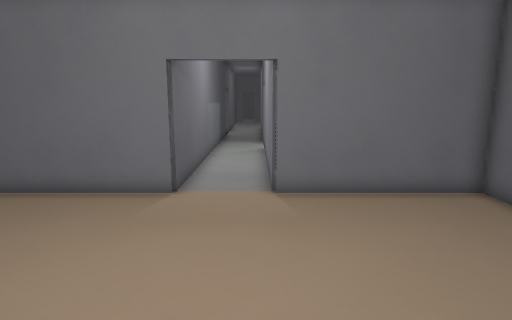
[1] (above)

13 first-person views from a walk through a level from a Godot 3-D game. The camera is 1.4 m above the floor, tilts 10° down and sees 75° across. The floor is counted in squares, 0.5 m on a side. Each view is taken from the middle of a square. On the plan, view 1 faces up. The plan holds only what a view shows up to about 20 squares ahead; the rest is blank. The place goes on beyond the plan. Door leaves are left out where a doorway can be walked through.

[2]
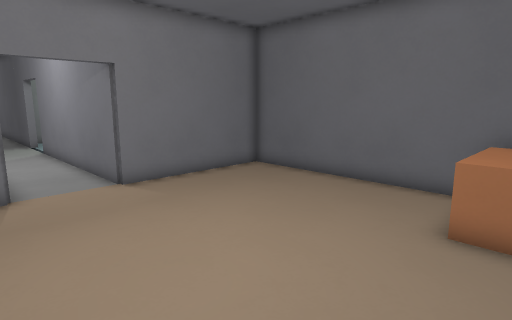

[3]
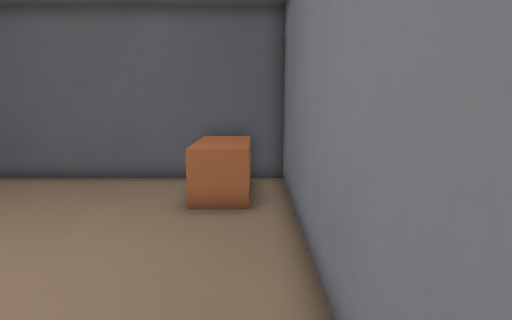

[4]
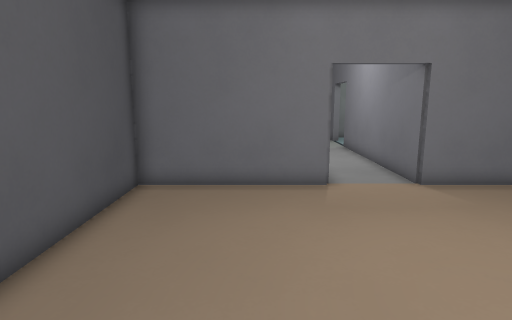

[5]
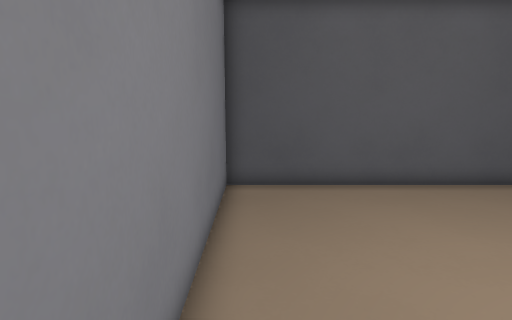

[6]
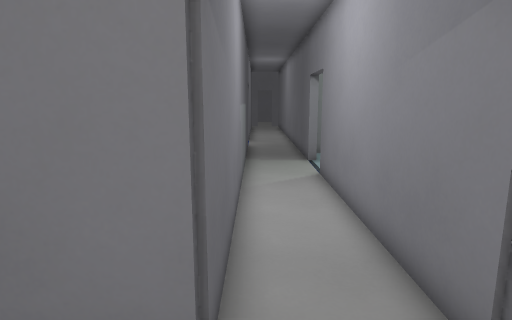

[7]
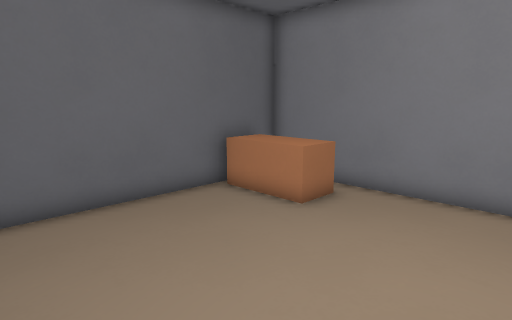

[8]
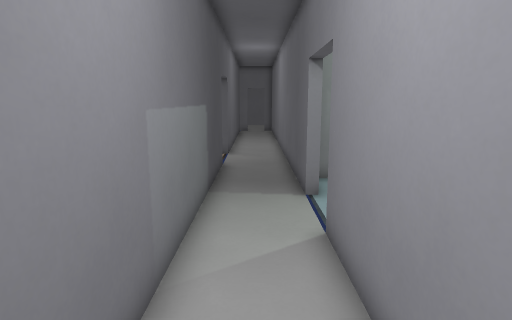

[9]
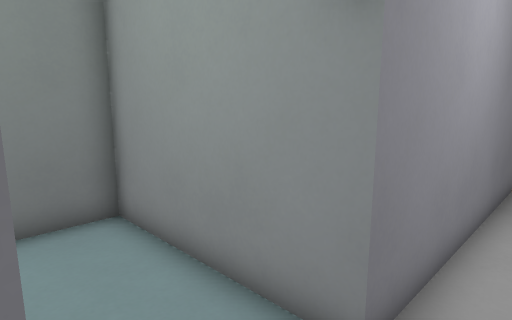

[10]
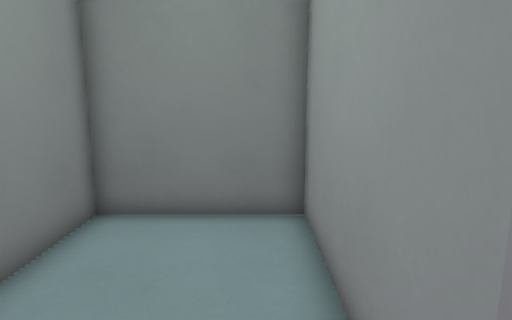

[11]
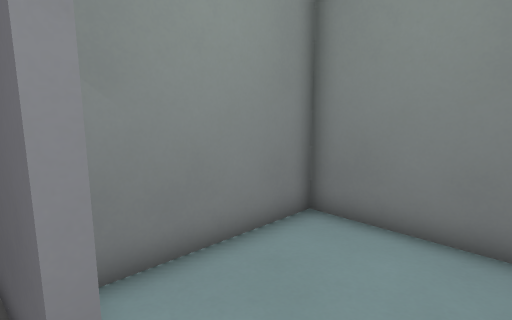

[12]
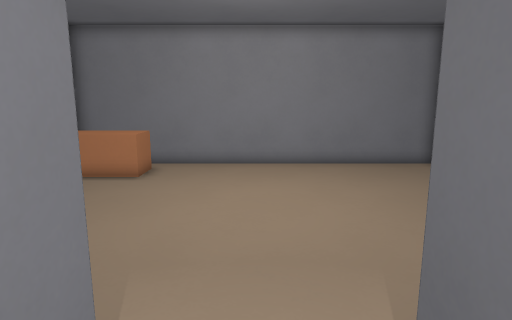

[13]
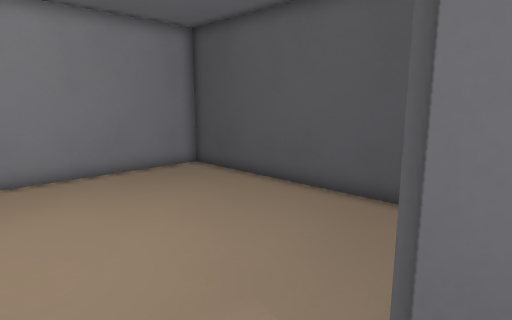

### Floor plan
Ten units are one square. View 1 is at (0, 0); x grows to the right and y downward. Boxes are objects, and circles mark ways between rooms. Rooms are numbered by the first view taken in them; rooms with no view inside come last. Other rooms are left out.
<svg viewBox="-95 -270 170 295">
<path fill="none" stroke="#000" d="M-25 -100 -90 -100 -90 20 70 20 70 -100 5 -100M5 -228 5 -265M-25 -265 -25 -100M5 -100 5 -198M5 -198 70 -198 70 -250 12 -250"/>
<rect x="25" y="-15" width="40" height="30" fill="#bbb"><title>block</title></rect>
<circle cx="-10" cy="-100" r="3" fill="#2a7"/>
<circle cx="10" cy="-220" r="3" fill="#2a7"/>
<text x="-10" y="-40">1</text>
<text x="-10" y="-190">2</text>
<text x="40" y="-230">3</text>
</svg>
Room 1 opens to room 2. Room 2 opens to room 3.

Where each view was taken, in squares from view 1:
view 1: 0 up, 0 right, facing up
view 2: 1 down, 4 left, facing up-right
view 3: 1 down, 5 left, facing right
view 4: 1 down, 5 left, facing up
view 5: 1 down, 2 right, facing left
view 6: 7 up, 2 left, facing up
view 7: 8 up, 2 left, facing down-right
view 8: 13 up, 1 left, facing up
view 9: 23 up, 1 left, facing down-right
view 10: 21 up, 1 left, facing right
view 11: 20 up, 0 right, facing up-right
view 12: 13 up, 1 left, facing down
view 13: 11 up, 0 right, facing down-left
